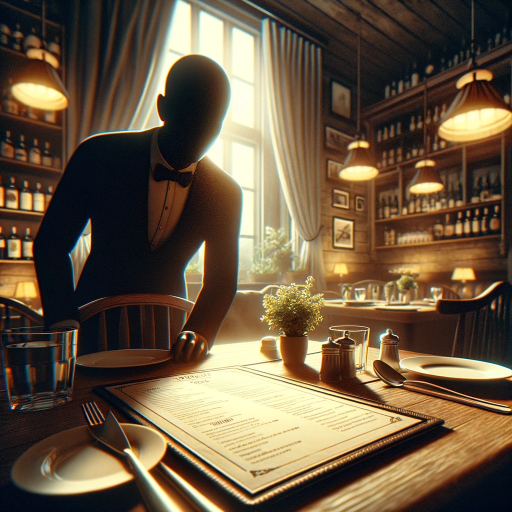
#> input picture img/menu.png, 1024 x 1024 px (shown at 1/2 size); its folder holds 4 pictures in this run
$ python hook_resizer.py
#> lines starting #> are read from the running program, lines starting #| are printed output that depends on the picture
import logging
import shutil
from pathlib import Path

from PIL import Image


class ResizeImages:
    def __init__(self, resolution_alias: str, source: str, target: str) -> None:
        self.resolution = self.to_resolution(resolution_alias)

        assert Path(source).exists()
        self.source_dir = Path(source)

        self.target_dir = Path(target)
        self.target_dir.mkdir(parents=True, exist_ok=True)

    @staticmethod
    def to_resolution(alias: str) -> tuple[int, int]:
        match alias.strip().lower():
            case "hd":
                return (1280, 720)
            case "fullhd":
                return (1920, 1080)
            case "2k":
                return (2048, 1080)
            case "qhd":
                return (2048, 1080)
            case "4k":
                return (4096, 2160)
            case _:
                return (1280, 720)

    def resize_img(self, input: Path) -> Image:
        image = Image.open(str(input))
#> image is the input picture: PIL image 1024x1024 RGB; mean R, G, B 106.4, 88.3, 65.4
        return image.resize(self.resolution, Image.Resampling.LANCZOS)
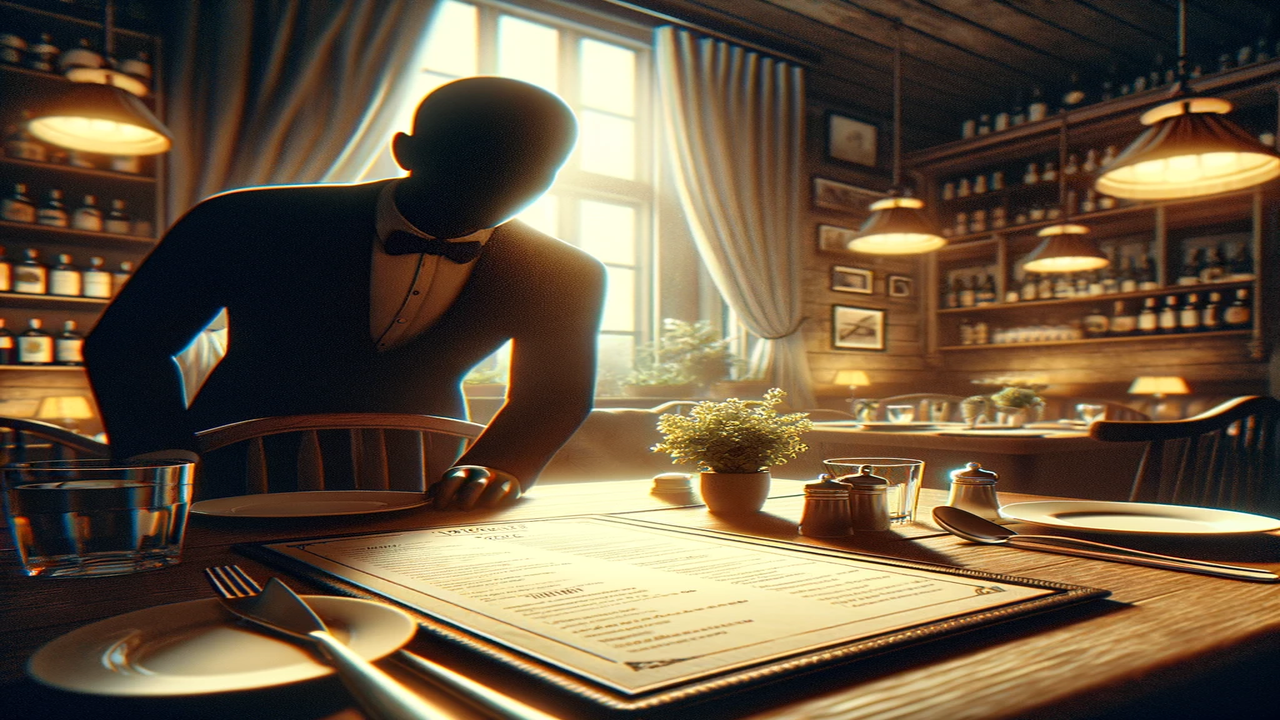
#> returned value: PIL image 1280x720 RGB; mean R, G, B 106.4, 88.3, 65.4

    def save_img(self, src_file: Path, img: Image) -> None:
        dst = self.target_dir / src_file.name
        img.save(str(dst))

    def run(self) -> None:
        logging.info(f"> Starting Image Resizing To {self.resolution}")
        for file in self.source_dir.rglob("*"):
            logging.info(f"trying to load file: {file}")
            try:
                img = self.resize_img(file)
                self.save_img(file, img)
                logging.info(f"image {file.name!r} was resized")
            except Exception as exp:
                logging.error(f"error {exp} while resizing image: {file}")
                continue
#> pass 2 of the loop in run, `for file in self.source_dir.rglob("*"):`:
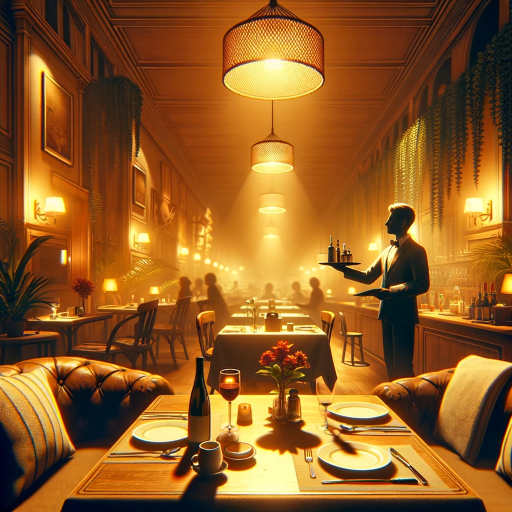
#> input picture img/no_waiter.png, 1024 x 1024 px (shown at 1/2 size)
#> in resize_img, image is the input picture: PIL image 1024x1024 RGB; mean R, G, B 145.4, 91.8, 35.6
#> in resize_img (call 2), `return image.resize(self.resolution, Image.Resampling.LANCZOS)`:
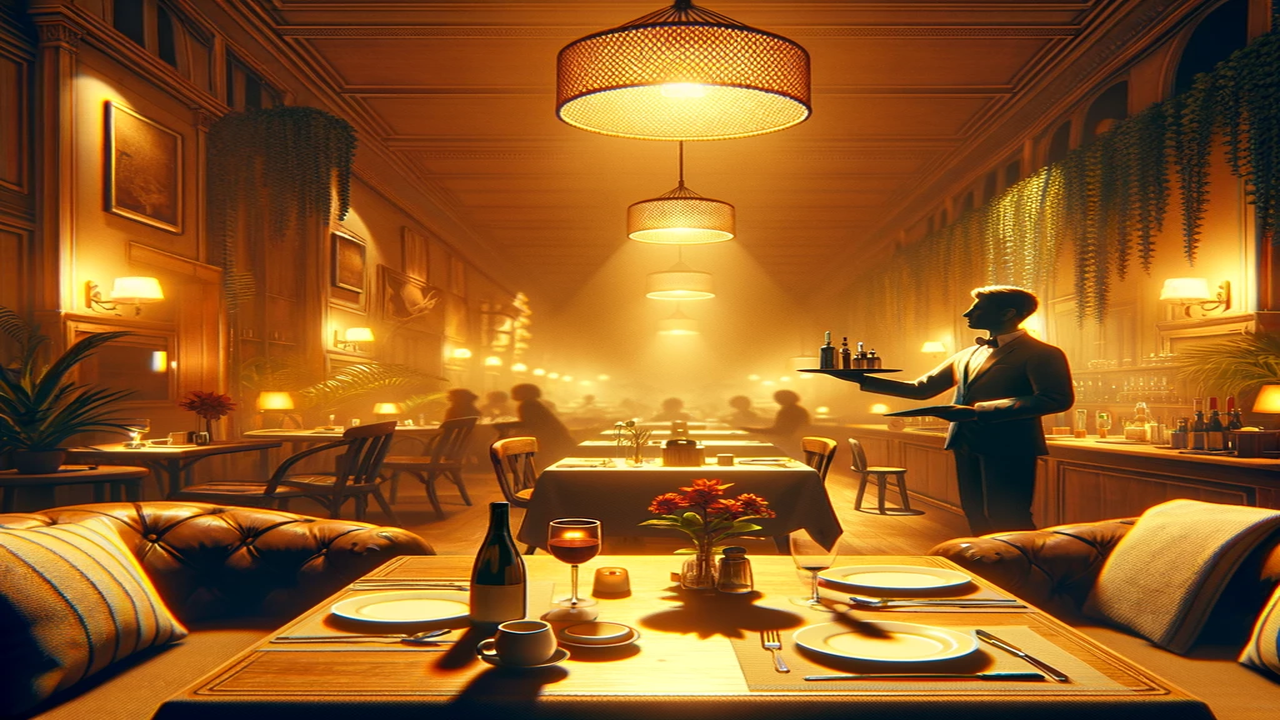
#> returned value: PIL image 1280x720 RGB; mean R, G, B 145.4, 91.8, 35.6
#> pass 3 of the loop in run, `for file in self.source_dir.rglob("*"):`:
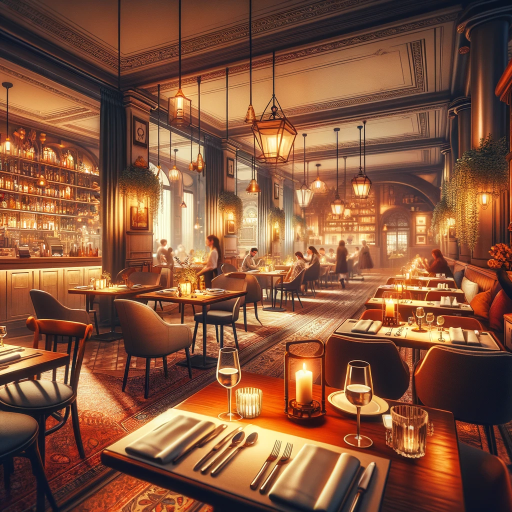
#> input picture img/start_screen.png, 1024 x 1024 px (shown at 1/2 size)
#> in resize_img, image is the input picture: PIL image 1024x1024 RGB; mean R, G, B 133.6, 85, 59.2
#> in resize_img (call 3), `return image.resize(self.resolution, Image.Resampling.LANCZOS)`:
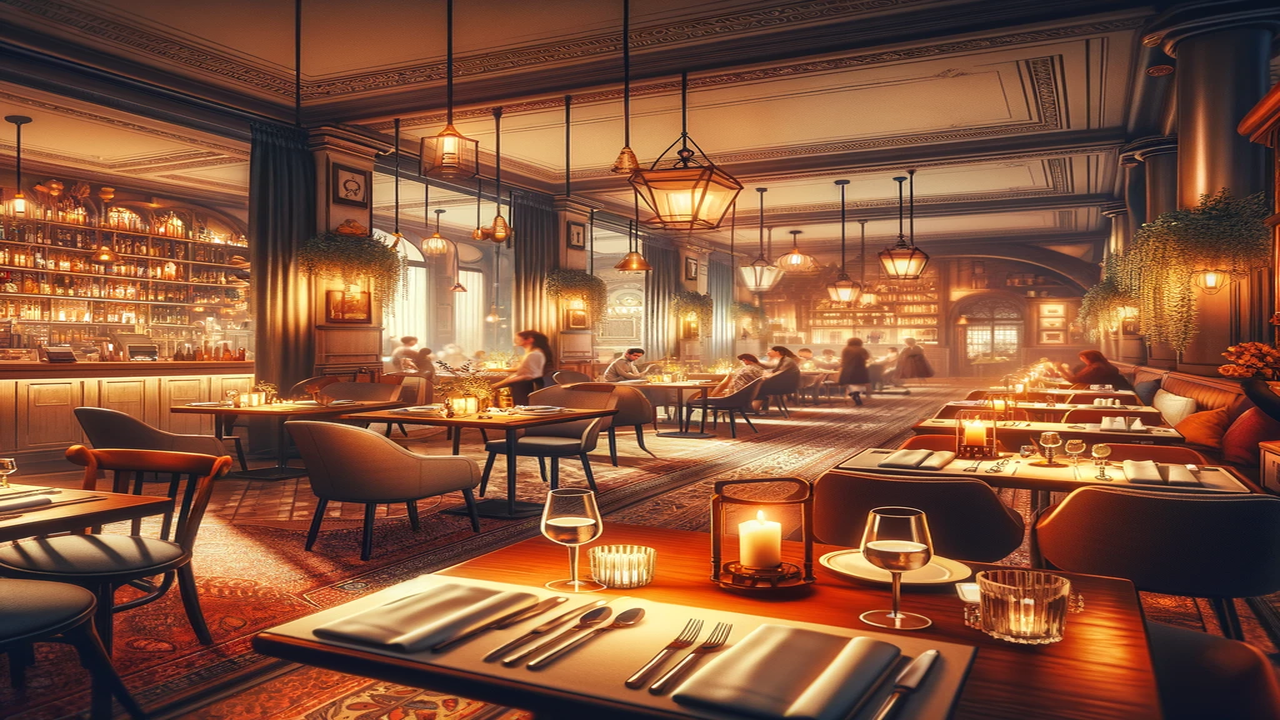
#> returned value: PIL image 1280x720 RGB; mean R, G, B 133.6, 85, 59.2
#> the loop made 4 passes; the first 3 are shown
        logging.info("> Done with Resizing")


def clean_dir(dir: str) -> None:
    dir = Path(dir)
    dir.mkdir(parents=True, exist_ok=True)

    for dir in (p for p in dir.glob("*") if p.is_dir()):
        shutil.rmtree(dir)


def main(args=None):
    resolution = "hd" if args is None else args.resolution
    source_dir = "./img" if args is None else args.img_dir
    target_dir = "./resized_img"

    clean_dir(target_dir)
    ResizeImages(resolution, source_dir, target_dir).run()


if __name__ == "__main__":
    main()
